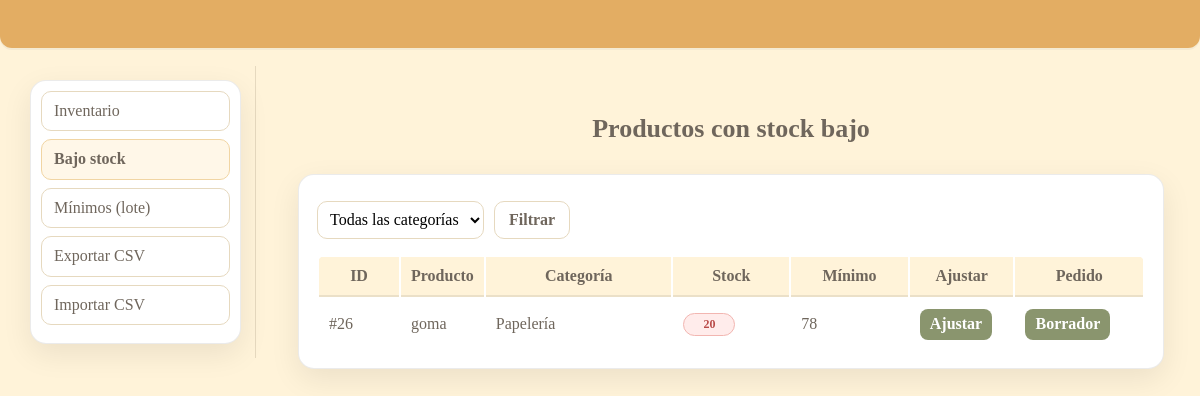
Page /admin/inventario/bajo.php on the earlier database version.
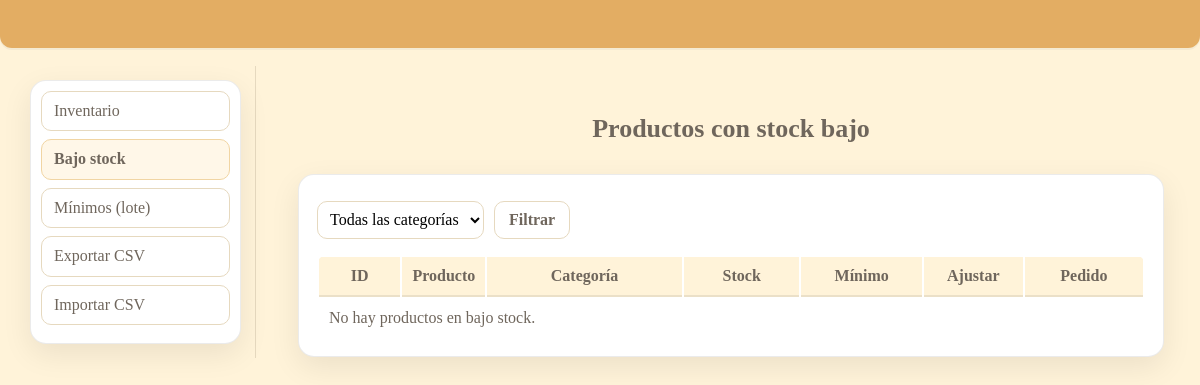
Same page on the later database version.
### tables this page shows
CREATE TABLE `producto` (
  `id_producto` int(10) UNSIGNED NOT NULL,
  `nombre` varchar(200) NOT NULL,
  `descripcion` varchar(400) DEFAULT NULL,
  `codigo` varchar(64) DEFAULT NULL,
  `precio_compra` decimal(12,2) NOT NULL DEFAULT 0.00,
  `precio_venta` decimal(12,2) NOT NULL DEFAULT 0.00,
  `ubicacion` varchar(255) NOT NULL,
  `id_subcategoria` smallint(5) UNSIGNED NOT NULL,
  `id_proveedor` int(10) UNSIGNED DEFAULT NULL,
  `activo` tinyint(1) NOT NULL DEFAULT 1,
  `creado_en` datetime NOT NULL DEFAULT current_timestamp(),
  `actualizado_en` datetime DEFAULT NULL ON UPDATE current_timestamp()
);

CREATE TABLE `categoria` (
  `id_categoria` smallint(5) UNSIGNED NOT NULL,
  `nombre` varchar(100) NOT NULL
);

### admin/inventario/bajo.php (the view, shortened to what this page needs)
<?php
include(__DIR__ . '/../../includes/db.php');
function h($s){ return htmlspecialchars((string)$s, ENT_QUOTES, 'UTF-8'); }
$w = " WHERE COALESCE(i.stock_actual,0) <= COALESCE(i.stock_minimo,0) ";
$sql="
  SELECT p.id_producto, p.nombre, c.nombre AS categoria,
         COALESCE(i.stock_actual,0) AS stock_actual,
         COALESCE(i.stock_minimo,0) AS stock_minimo
  FROM producto p
  LEFT JOIN subcategoria sc ON sc.id_subcategoria=p.id_subcategoria
  LEFT JOIN categoria c ON c.id_categoria=sc.id_categoria
  LEFT JOIN inventario i ON i.id_producto=p.id_producto
  $w
  ORDER BY c.nombre, p.nombre
";
$st=$conexion->prepare($sql);
$st->execute(); $rows=$st->get_result()->fetch_all(MYSQLI_ASSOC); $st->close();
?>
<!doctype html><html lang="es"><head>
<link rel="stylesheet" href="https://cdnjs.cloudflare.com/ajax/libs/normalize/8.0.1/normalize.min.css">
<link rel="stylesheet" href="https://cdnjs.cloudflare.com/ajax/libs/skeleton/2.0.4/skeleton.min.css">
<link rel="stylesheet" href="/libreria_lapicito/css/style.css">
</head><body>
<div class="barra"></div>
<div class="prod-shell">
  <aside class="prod-side">
    <ul class="prod-nav">
      <li><a href="/libreria_lapicito/admin/inventario/">Inventario</a></li>
      <li><a class="active" href="/libreria_lapicito/admin/inventario/bajo.php">Bajo stock</a></li>
      <li><a href="/libreria_lapicito/admin/inventario/minimos.php">Mínimos (lote)</a></li>
      <li><a href="/libreria_lapicito/admin/inventario/exportar_csv.php">Exportar CSV</a></li>
      <li><a href="/libreria_lapicito/admin/inventario/importar_csv.php">Importar CSV</a></li>
    </ul>
  </aside>
  <main class="prod-main">
    <div class="inv-title">Productos con stock bajo</div>
    <div class="prod-card">
      <form class="prod-filters" method="get">
        <select name="cat">
          <option value="0">Todas las categorías</option>
        </select>
        <button class="btn-filter" type="submit">Filtrar</button>
      </form>
      <div class="table-wrap">
        <table class="u-full-width">
          <thead>
            <tr>
              <th style="width:80px">ID</th>
              <th>Producto</th>
              <th style="width:220px">Categoría</th>
              <th style="width:120px">Stock</th>
              <th style="width:120px">Mínimo</th>
              <th style="width:90px">Ajustar</th>
              <th style="width:120px">Pedido</th>
            </tr>
          </thead>
          <tbody>
            <?php foreach($rows as $r): $faltan=max(0,(int)$r['stock_minimo']-(int)$r['stock_actual']); ?>
              <tr>
                <td>#<?= (int)$r['id_producto'] ?></td>
                <td><?= h($r['nombre']) ?></td>
                <td><?= h($r['categoria'] ?? '—') ?></td>
                <td><span class="badge no"><?= (int)$r['stock_actual'] ?></span></td>
                <td><?= (int)$r['stock_minimo'] ?></td>
                <td><a class="btn-sm" href="/libreria_lapicito/admin/inventario/ajustar.php?id=<?= (int)$r['id_producto'] ?>">Ajustar</a></td>
                <td>
                  <a class="btn-sm" href="/libreria_lapicito/admin/pedidos/crear.php?id_producto=<?= (int)$r['id_producto'] ?>&sugerido=<?= max(5,$faltan) ?>">
                    Borrador
                  </a>
                </td>
              </tr>
            <?php endforeach; ?>
            <?php if(empty($rows)): ?>
              <tr><td colspan="7" class="muted">No hay productos en bajo stock.</td></tr>
            <?php endif; ?>
          </tbody>
        </table>
      </div>
    </div>
  </main>
</div>
</body></html>

Differences in the rows shown:
removed producto: id_producto "26", nombre "goma", categoria.nombre "Papelería", stock_actual "20", stock_minimo "78"
Other differences:
text now shown: "No hay productos en bajo stock."
